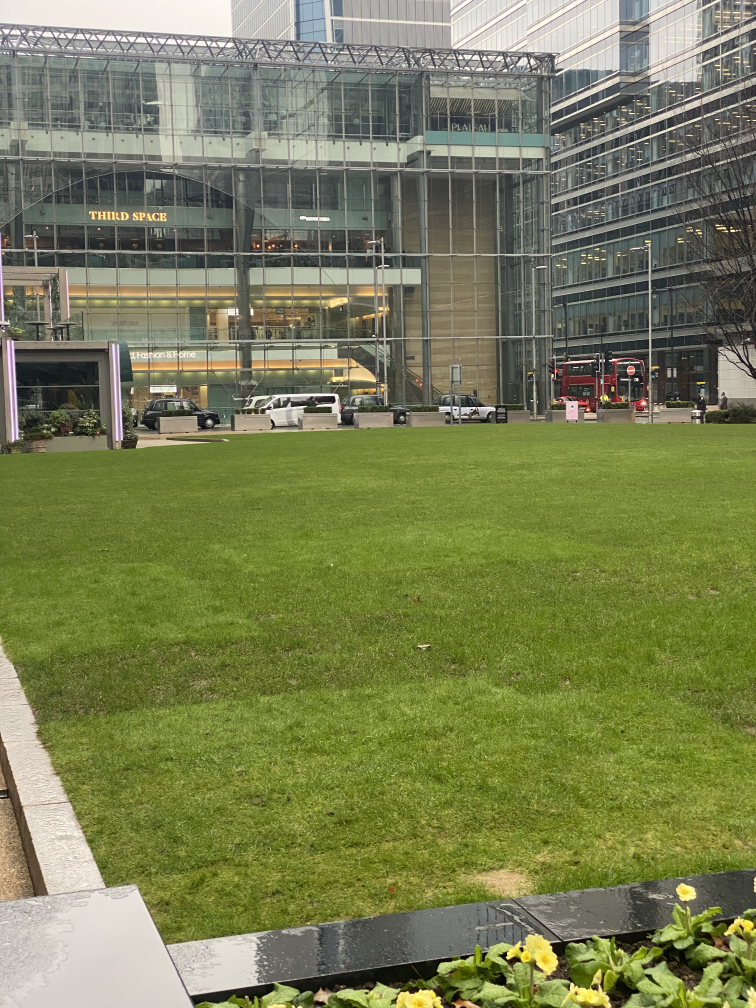
#> input picture INPUT/Data2/1.jpg, 3024 x 4032 px (shown at 1/4 size); its folder holds only this picture in this run
$ python Glob.py
#> lines starting #> are read from the running program, lines starting #| are printed output that depends on the picture
import numpy as np
import cv2 as cv
import matplotlib.pyplot as plt
import glob
import imutils

#Read number of images in the folder resize them and turn to grayscale
images_path = glob.glob('INPUT/Data2/*.jpg')
images = []
for image in images_path:
    img = cv.imread(image)
#> img is the input picture: shape (4032, 3024, 3); mean B, G, R 83.9, 127.1, 121.2
    img_r = cv.resize(img,(0,0), None, 0.15, 0.15)
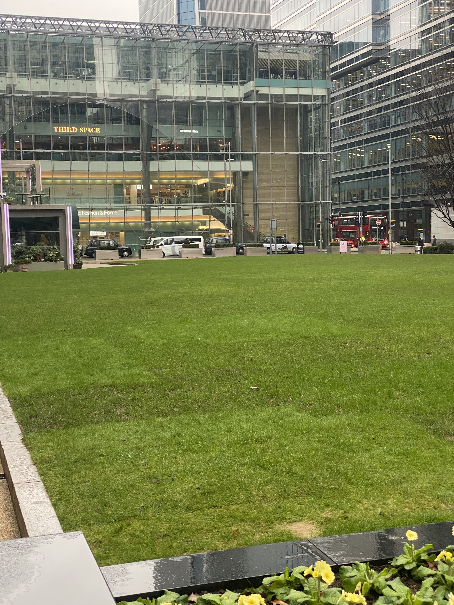
#> img_r: shape (605, 454, 3); mean B, G, R 83.7, 126.9, 121
    imgs= cv.cvtColor(img_r, cv.COLOR_BGR2GRAY)
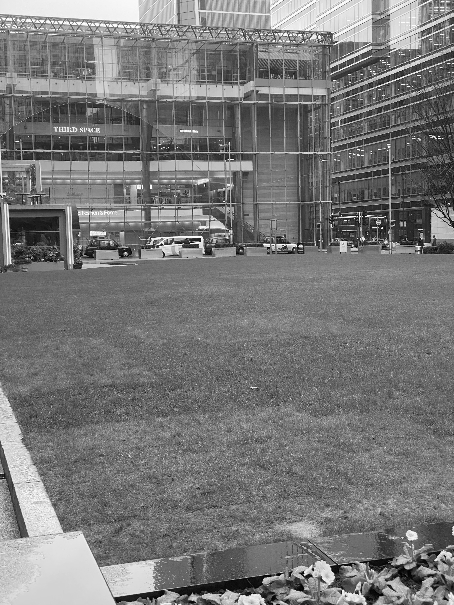
#> imgs: shape (605, 454); min 1, max 255, mean 120.2
    images.append(imgs)

#sift
sift = cv.SIFT_create()
keypoints = []
descriptors = []
for i in images:
    kp, ds = sift.detectAndCompute(i, None)
    ds= np.float32(ds)
    keypoints.append(kp)
    descriptors.append(ds)
#> this loop made 1 pass
#> pass 1, `ds= np.float32(ds)`:
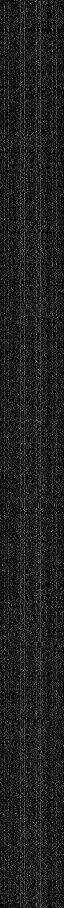
#> ds: shape (1816, 128) float32 (shown at 1/2 size); min 0, max 213, mean 27.9
#> after the loop, descriptors = 1 item; keypoints = 1 item

$ run again, on INPUT/Data2/4.jpg
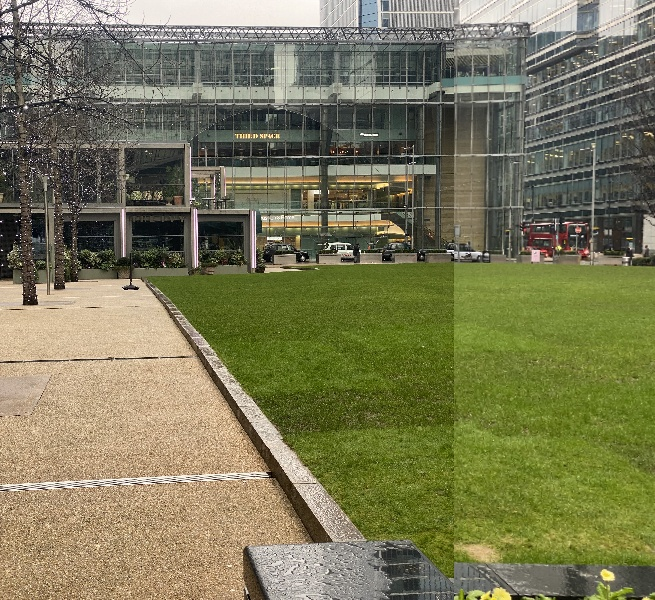
#> input picture INPUT/Data2/4.jpg, 655 x 600 px
#> img is the input picture: shape (600, 655, 3); mean B, G, R 87.7, 121.3, 122.7
#> `imgs= cv.cvtColor(img_r, cv.COLOR_BGR2GRAY)`:
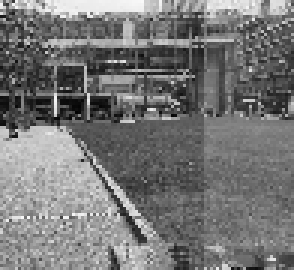
#> imgs: shape (90, 98) (shown 3 times larger); min 2, max 249, mean 118.1
#> the loop `for i in images:` made 1 pass
#> pass 1, `ds= np.float32(ds)`:
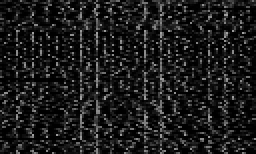
#> ds: shape (77, 128) float32 (shown 2 times larger); min 0, max 161, mean 27.5
#> after the loop `for i in images:`: descriptors = 1 item
